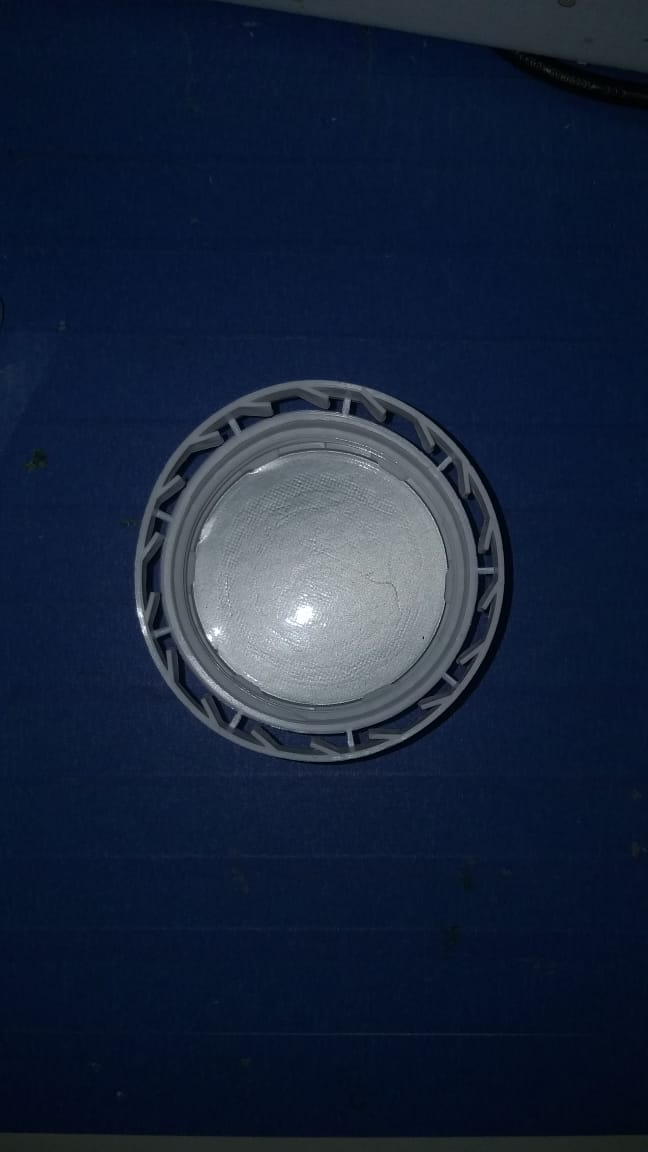
//> input picture Edges Detection/image.jpeg, 648 x 1152 px
$ ./threshold '../../Edges Detection/image.jpeg'   (built with g++ and OpenCV 4)
//> lines starting //> are read from the running program, lines starting //| are printed output that depends on the picture; after the words box and inside, x2 and y2 are one past the last pixel; in counts of white or black regions, pixels touching at a corner belong together
#include <opencv2/core/utility.hpp>
#include "opencv2/imgproc.hpp"
#include "opencv2/imgcodecs.hpp"
#include "opencv2/highgui.hpp"
#include <iostream>
#include <stdio.h>

using namespace cv;


int MeanBrightness( Mat image)
{
  int nRows = image.rows;
  int nCols = image.cols;
  int image_size = nRows * nCols; //number of pixels
  int soma;
  for(int i = 0; i < image.rows; ++i)
  {
    for (int j = 0; j < image.cols; j++)
    {
      soma += image.at<uchar>(i,j); //getting the sum of all pixel values
    }
  }
  int value = soma/image_size; //get the mean of pixel values
  return value;
}


int main(int argc,const char** argv){
  Mat input_image = imread(argv[1], 1);
//> input_image is the input picture: 1152 rows x 648 cols, CV_8UC3; mean B, G, R 58.1, 35.6, 23
  Mat gray_image;
  Mat output;
  cvtColor(input_image,gray_image, COLOR_BGR2GRAY);
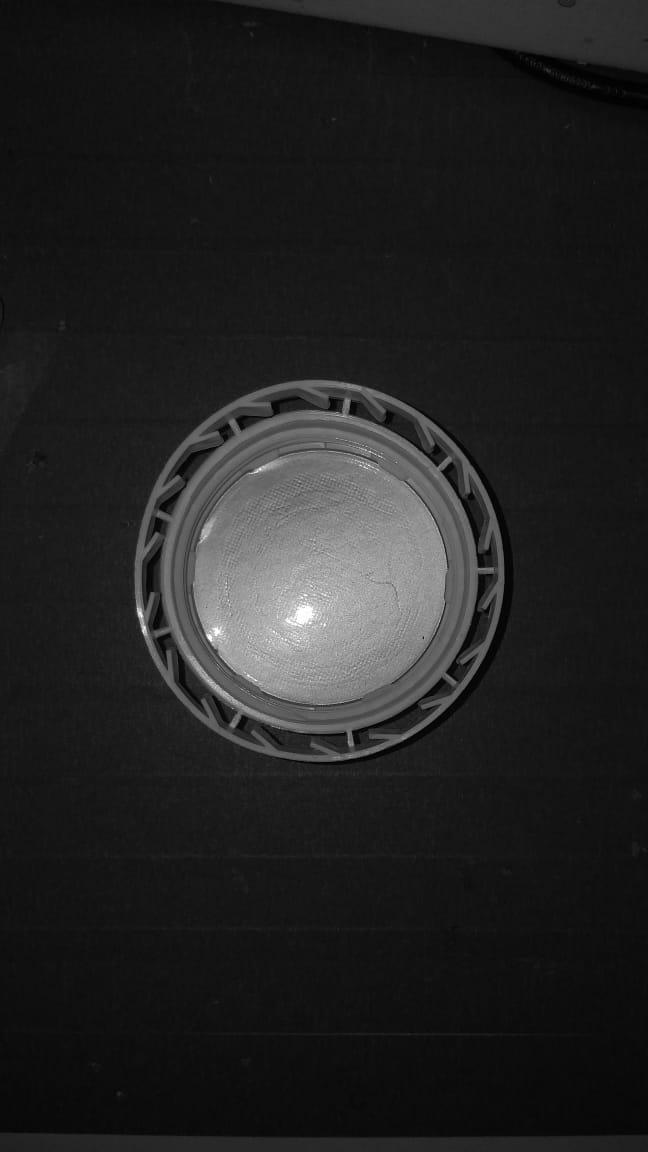
//> gray_image: 1152 rows x 648 cols, CV_8UC1; min 0, max 254, mean 34.4
  int value = MeanBrightness(gray_image);
//> the loop in MeanBrightness, `for(int i = 0; i < image.rows; ++i)` made 1152 passes
//> soma on passes 1 to 3: 24266, 48403, 72277
//> after the loop in MeanBrightness, `for(int i = 0; i < image.rows; ++i)`: soma = 25662011
//> in MeanBrightness, `int value = soma/image_size;`: value = 34
//> value = 34
  threshold( gray_image, output, 100, 255, THRESH_BINARY);
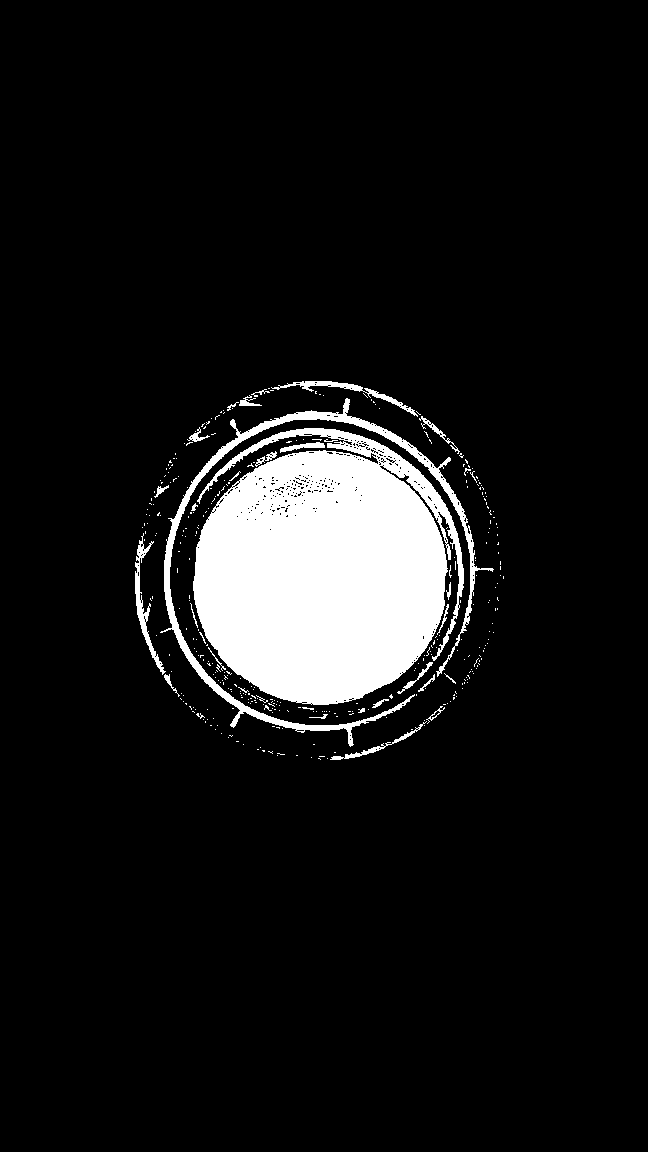
//> output: 1152 rows x 648 cols, CV_8UC1; 8.7% white; 367 white regions (336 under 20 px), largest, box (x1, y1, x2, y2) and area: (193, 428, 464, 705) 54198, (160, 398, 494, 747) 6143, (135, 533, 166, 675) 791
  imshow("Original", input_image);
  imshow("Threshold", output);
  waitKey(0);
  return 0;
}
